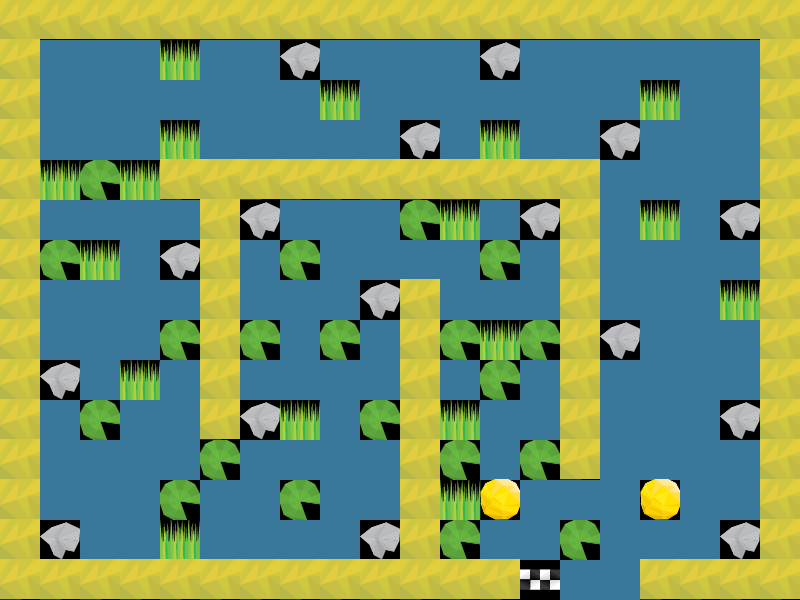

This is a level from a 2D game, rendered from its Tiled map with the project's own tilesets. A one-line summary and the complete map file follow:
An orthogonal 20x15 tile map with 40x40 px tiles, 1 tile layer (Tile Layer 1).

<map version="1.2" tiledversion="1.3.1" orientation="orthogonal" renderorder="right-down" compressionlevel="-1" width="20" height="15" tilewidth="40" tileheight="40" infinite="0" nextlayerid="2" nextobjectid="1">
 <tileset firstgid="1" source="../tileset.tsx" />
 <layer id="1" name="Tile Layer 1" width="20" height="15">
  <data encoding="csv">
21,21,21,21,21,21,21,21,21,21,21,21,21,21,21,21,21,21,21,21,
21,3,3,3,9,3,3,6,3,3,3,3,6,3,3,3,3,3,3,21,
21,3,3,3,3,3,3,3,9,3,3,3,3,3,3,3,9,3,3,21,
21,3,3,3,9,3,3,3,3,3,6,3,9,3,3,6,3,3,3,21,
21,9,5,9,21,21,21,21,21,21,21,21,21,21,21,3,3,3,3,21,
21,3,3,3,3,21,6,3,3,3,5,9,3,6,21,3,9,3,6,21,
21,5,9,3,6,21,3,5,3,3,3,3,5,3,21,3,3,3,3,21,
21,3,3,3,3,21,3,3,3,6,21,3,3,3,21,3,3,3,9,21,
21,3,3,3,5,21,5,3,5,3,21,5,9,5,21,6,3,3,3,21,
21,6,3,9,3,21,3,3,3,3,21,3,5,3,21,3,3,3,3,21,
21,3,5,3,3,21,6,9,3,5,21,9,3,3,21,3,3,3,6,21,
21,3,3,3,3,5,3,3,3,3,21,5,3,5,21,3,3,3,3,21,
21,3,3,3,5,3,3,5,3,3,21,9,4,3,3,3,4,3,3,21,
21,6,3,3,9,3,3,3,3,6,21,5,3,3,5,3,3,3,6,21,
21,21,21,21,21,21,21,21,21,21,21,21,21,1,3,3,21,21,21,21
</data>
 </layer>
</map>
